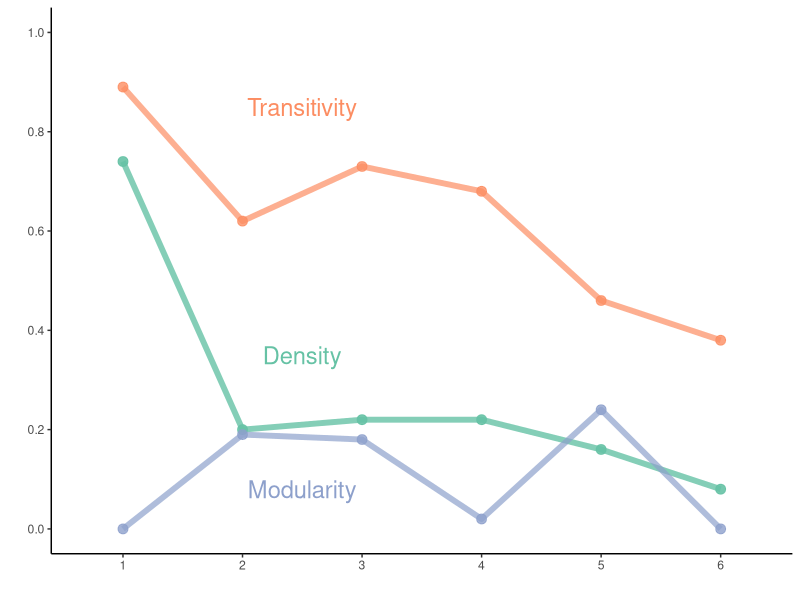

R code for this plot:
library(tidyverse)
library(RColorBrewer)
timepoint <- 1:6
season <- c("late dry", "late dry", "mid rainy", "mid rainy",
            "late rainy", "late rainy")
density <- c(0.74, 0.2, 0.22, 0.22, 0.16, 0.08)
transitivity <- c(0.89, 0.62, 0.73, 0.68, 0.46, 0.38)
modularity <- c(0, 0.19, 0.18, 0.02, 0.24, 0)

data <- cbind(timepoint, season, density, transitivity, modularity) %>%
  as_tibble() %>%
  mutate(density = as.numeric(density),
         transitivity = as.numeric(transitivity),
         modularity = as.numeric(modularity))

ggplot(data, aes(x=timepoint, y=density, group=1)) +
  scale_y_continuous(limits=c(0,1), 
                     breaks=c(0, 0.2, 0.4, 0.6, 0.8, 1)) +
  geom_point(size=3, alpha=0.9, color="#66C2A5") +
  geom_line(size=2, alpha=0.8, color="#66C2A5") +
  theme_classic() +
  geom_point(inherit.aes=FALSE, aes(x=timepoint, y=transitivity), color="#FC8D62", size=3, alpha=0.8) +
  geom_line(inherit.aes=FALSE, aes(x=timepoint, y=transitivity, group=1), color="#FC8D62", size=2, alpha=0.7) +
  geom_point(inherit.aes=FALSE, aes(x=timepoint, y=modularity), color="#8DA0CB", size=3, alpha=0.8) +
  geom_line(inherit.aes=FALSE, aes(x=timepoint, y=modularity, group=1), color="#8DA0CB", size=2, alpha=0.7) +
  ylab("") +
  annotate("text", x=2.5, y=.35, label="Density", color="#66C2A5", size=6) +
  annotate("text", x=2.5, y=0.85, label="Transitivity", color="#FC8D62", size=6) +
  annotate("text", x=2.5, y=0.08, label= "Modularity", color="#8DA0CB", size=6) +
  xlab("")


